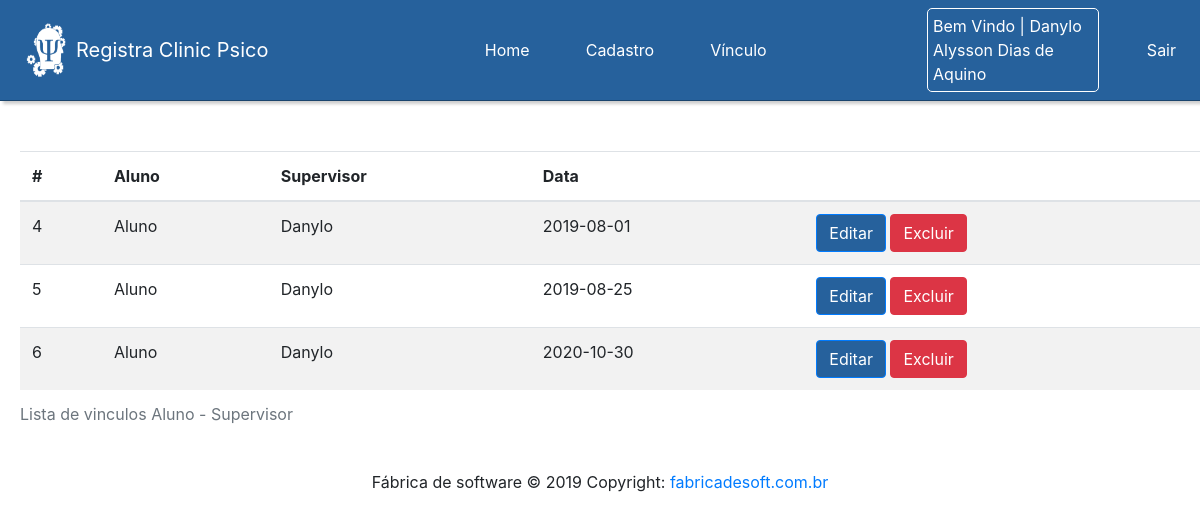
Page /telas/TelaPesquisaAlunoSupervisor.php (signed in) on the committed database.
### tables this page shows
CREATE TABLE IF NOT EXISTS `vincularalunosupervisor` (
  `idVincularAlunosSupervisor` int(11) NOT NULL AUTO_INCREMENT,
  `dataInicioSupervisao` date DEFAULT NULL,
  `aluno_idAluno` int(11) DEFAULT NULL,
  `supervisor_idSupervisor` int(11) DEFAULT NULL,
  PRIMARY KEY (`idVincularAlunosSupervisor`),
  KEY `FK_iamtqc06nq8uq4o73r5ajw0uw` (`aluno_idAluno`),
  KEY `FK_espcv5e9bc814dryitant0sv` (`supervisor_idSupervisor`)
);

CREATE TABLE IF NOT EXISTS `aluno` (
  `IDALUNO` int(11) NOT NULL AUTO_INCREMENT,
  `NOMEALUNO` varchar(255) NOT NULL,
  `MATRICULAALUNO` varchar(255) NOT NULL,
  `CPFALUNO` varchar(255) NOT NULL,
  `RGALUNO` varchar(255) NOT NULL,
  `SEXOALUNO` varchar(255) NOT NULL,
  `TELEFONEALUNO` varchar(255) NOT NULL,
  `DATANASCIMENTOALUNO` varchar(255) NOT NULL,
  `ESTADOALUNO` varchar(255) NOT NULL,
  `CIDADEALUNO` varchar(255) NOT NULL,
  `BAIRROALUNO` varchar(255) NOT NULL,
  `RUAALUNO` varchar(255) NOT NULL,
  `NUMCASAALUNO` varchar(255) NOT NULL,
  `EMAILALUNO` varchar(255) NOT NULL,
  `COMPLEMENTOALUNO` varchar(255) NOT NULL,
  `TURMAALUNO` varchar(255) NOT NULL,
  PRIMARY KEY (`IDALUNO`)
);

CREATE TABLE IF NOT EXISTS `supervisor` (
  `idSupervisor` int(11) NOT NULL AUTO_INCREMENT,
  `bairroSupervisor` varchar(550) DEFAULT NULL,
  `cidadeSupervisor` varchar(500) DEFAULT NULL,
  `complementoSupervisor` varchar(300) DEFAULT NULL,
  `cpfSupervisor` varchar(20) DEFAULT NULL,
  `dataNascimentoSupervisor` varchar(15) DEFAULT NULL,
  `emailSupervisor` varchar(50) DEFAULT NULL,
  `enderecoNumeroSupervisor` varchar(16) DEFAULT NULL,
  `enderecoSupervisor` varchar(550) DEFAULT NULL,
  `especializacaoSupervisor` varchar(50) DEFAULT NULL,
  `estadoSupervisor` varchar(20) DEFAULT NULL,
  `nomeSupervisor` varchar(500) NOT NULL,
  `rgSupervisor` varchar(50) DEFAULT NULL,
  `sexoSupervisor` varchar(10) DEFAULT NULL,
  `telefoneSupervisor` varchar(20) DEFAULT NULL,
  `turmaSupervisor` varchar(40) DEFAULT NULL,
  PRIMARY KEY (`idSupervisor`)
);

### Banco/conexao.php (called while the page is built, shortened)
<?php
class Banco{
	private $pdo;
	private $array;
	public function __construct($host,$dbname,$dbuser,$dbpass){
		try{
			$this->pdo = new pdo("mysql:dbname=".$dbname.";host=".$host, $dbuser, $dbpass);
		}catch(PDOExeption $e){
			echo "Falhou :".$e->getMessage();
		}
	}
	public function query($sql){
		$query = $this->pdo->query($sql);
		$this->array = $query->fetchAll();
	}
	public function result(){
		return $this->array;
	}
}
?>

### telas/TelaPesquisaAlunoSupervisor.php (the view, shortened to what this page needs)
<!doctype html>
<html lang="pt-br">
<head>
	<link rel="stylesheet" href="https://stackpath.bootstrapcdn.com/bootstrap/4.3.1/css/bootstrap.min.css">
	<link rel="stylesheet" type="text/css" href="../css/style.css">
</head>
<body>
	<?php include_once '../Util/NavBar.php'; ?>
	<div class="table-responsive" style="margin-left: 20px; margin-top: 50px;">
		<table class="table table-striped">
			<caption>Lista de vinculos Aluno - Supervisor</caption>
			<thead>
				<tr>
					<th scope="col">#</th>
					<th scope="col">Aluno</th>
					<th scope="col">Supervisor</th>
					<th scope="col">Data</th>
					<th scope="col"> </th>
				</tr>
			</thead>
			<tbody>
				<?php
				require '../Banco/conexao.php';
				$banco = new Banco("localhost", "psico", "root", "");
				$banco->query("SELECT * FROM aluno JOIN vincularalunosupervisor ON aluno.IDALUNO = vincularalunosupervisor.aluno_idAluno JOIN supervisor ON supervisor.idSupervisor = vincularalunosupervisor.supervisor_idSupervisor");
				foreach ($banco->result() as $vinculo) : ?>
				<tr>
					<td><?php echo $vinculo['idVincularAlunosSupervisor']; ?></td>
					<td><?php echo $vinculo['NOMEALUNO']; ?></td>
					<td><?php echo $vinculo['nomeSupervisor']; ?></td>
					<td><?php echo $vinculo['dataInicioSupervisao']; ?></td>
					<td>
						<a href="TelaAlunoSupervisor.php?editar=<?php echo $vinculo['idVincularAlunosSupervisor']; ?>" class="btn btn-primary" style="background-color: #26619c">Editar</a>
						<button type="submit" class="btn btn-danger" data-toggle="modal" data-target="#excluir<?php echo $vinculo['idVincularAlunosSupervisor']; ?>">Excluir</button>
					</td>
				</tr>
				<?php endforeach; ?>
			</tbody>
		</table>
	</div>
	<?php include_once '../Util/Footer.php'; ?>
</body>
</html>

### Util/NavBar.php (shortened to what this page needs)
<link rel="stylesheet" href="../css/styleMenu.css">
<nav class="navbar navbar-expand-lg navbar-light" id="nav-menu">
  <div class="collapse navbar-collapse" id="abrirMenuResponsivo">
    <img src="../Util/Imagens/LogoPsico.png" alt="logo" class="logo-menu">
    <a class="navbar-brand" href="#" id="nome-logo" style="margin-left:10px;">Registra Clinic Psico</a>
    <ul class="navbar-nav mr-auto mt-2 mt-lg-0" id="menu-opcoes">
      <li class="nav-item active" id="items-li">
        <a class="nav-link" href="Index.php" id="items-a">Home<span class="sr-only">(current)</span></a>
      </li>
      <li class="nav-item active" id="items-li">
        <a class="nav-link" id="items-a">Cadastro<span class="sr-only">(current)</span></a>
      </li>
      <li class="nav-item active" id="items-li">
        <a class="nav-link" id="items-a">Vínculo</a>
      </li>
    </ul>
  </div>
  <div class="collapse navbar-collapse">
    <ul class="navbar-nav" id="menu-logado">
      <li class="nav-item">
        <span><?php echo "Bem Vindo | " . $_SESSION['nomeUsuario']; ?></span>
      </li>
      <li class="nav-item">
      </li>
    </ul>
    <ul class="navbar-nav mr-auto mt-2 mt-lg-0" id="menu-opcoes">
      <li class="nav-item" id="items-li">
        <a class="nav-link" href="../Autenticacao/DeslogarUsuario.php" id="items-a">Sair <span class="glyphicon glyphicon-log-out"></span></a>
      </li>
    </ul>
  </div>
</nav>

### Util/Footer.php (shortened to what this page needs)
<link rel="stylesheet" href="https://stackpath.bootstrapcdn.com/bootstrap/4.3.1/css/bootstrap.min.css">
<footer class="container-fluid font-small blue">
  <div class="footer-copyright text-center py-3">Fábrica de software © 2019 Copyright:
    <a href="#"> fabricadesoft.com.br</a>
  </div>
</footer>

### css/style.css (style rules this page uses)
a { text-decoration: none; }

### css/styleMenu.css (style rules this page uses)
body { font-family: 'Selvetica', sans-serif; }
#nav-menu { background: #26619c; border-bottom: 1px solid #1a446d; box-shadow: 3px 3px 3px rgba(0,0,0,.2); }
#nome-logo { color: white; }
.logo-menu { width: 40px; height: 55px; margin-left: 10px; }
#menu-opcoes { margin: 0 auto; }
#menu-opcoes #items-li #items-a { margin-left: 40px; color: white; }
#menu-logado { margin: 0 auto; border: 1px solid white; padding-top: 5px; padding-bottom: 5px; padding-right: 6px; border-radius: 5px; }
#menu-logado .nav-item { color: white; padding-left: 5px; }
#nav-menu .collapse:nth-child(2) { width: 61%; }
#nav-menu .collapse:nth-child(3) { width: 5%; padding: 0; }

### rows in the picture
vincularalunosupervisor: idVincularAlunosSupervisor "4", aluno_idAluno.NOMEALUNO "Aluno", supervisor_idSupervisor.nomeSupervisor "Danylo", dataInicioSupervisao "2019-08-01"
vincularalunosupervisor: idVincularAlunosSupervisor "5", aluno_idAluno.NOMEALUNO "Aluno", supervisor_idSupervisor.nomeSupervisor "Danylo", dataInicioSupervisao "2019-08-25"
vincularalunosupervisor: idVincularAlunosSupervisor "6", aluno_idAluno.NOMEALUNO "Aluno", supervisor_idSupervisor.nomeSupervisor "Danylo", dataInicioSupervisao "2020-10-30"

### other values in the picture
$_SESSION['nomeUsuario'] "Danylo Alysson Dias de Aquino"
